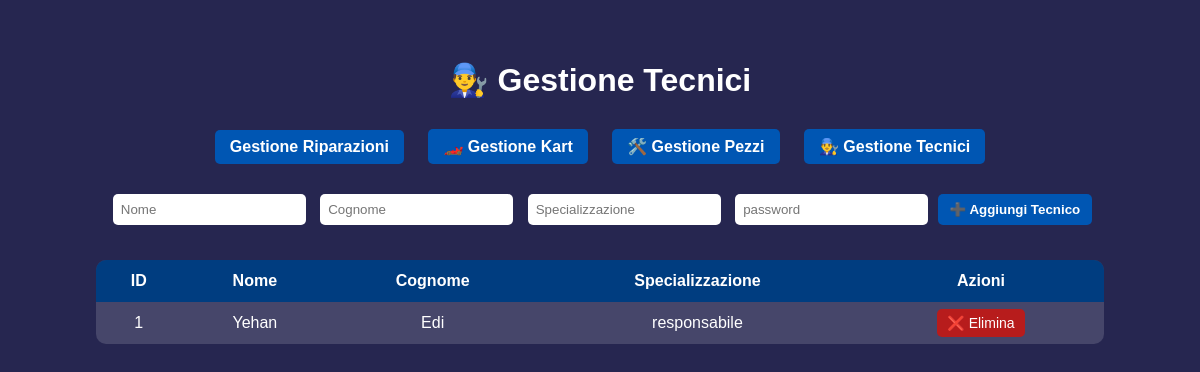
/technicians, run on an earlier commit of the app's database.
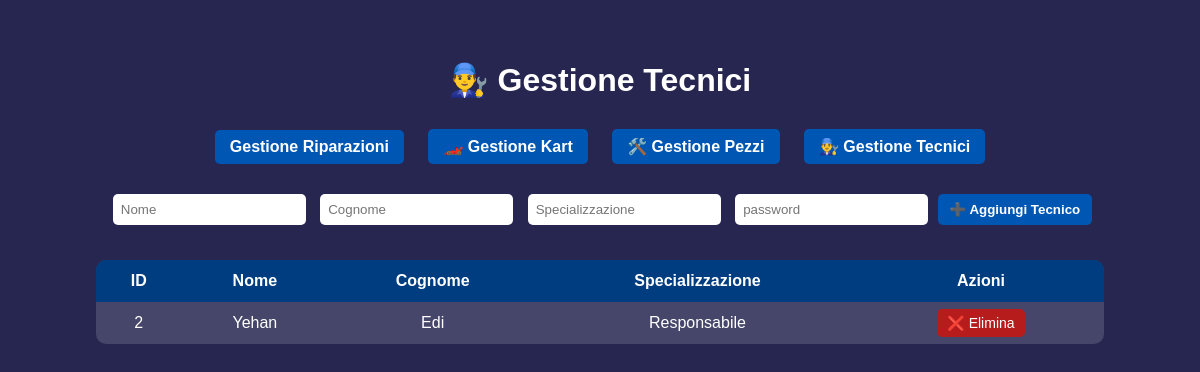
And on a later commit of the database.
### tables this page shows
CREATE TABLE tecnici (
            tecnico_id INTEGER PRIMARY KEY AUTOINCREMENT,
            nome TEXT,
            cognome TEXT,
            password TEXT,
            specializzazione TEXT
        );

### main.py (the view)
@app.route("/technicians")
def technicians():
    conn = db.get_connection()
    c = conn.cursor()
    c.execute("""
        SELECT tecnico_id, nome, cognome, specializzazione
        FROM tecnici
        ORDER BY tecnico_id ASC
    """)
    technicians = c.fetchall()
    conn.close()
    return render_template("technicians.html", technicians=technicians)

### Mechanic.py (called while the page is built)
    def get_connection(self):
        return sqlite3.connect(self.database_name)

### templates/technicians.html (shortened to what this page needs)
<!DOCTYPE html>
<html>
<head>
    <link rel="stylesheet" href="{{ url_for('static', filename='style.css') }}">
</head>
<body>
<div class="overlay">
    <h1>👨‍🔧 Gestione Tecnici</h1>
    <div class="top-nav">
        <a href="/" class="nav-btn">Gestione Riparazioni</a>
        <a href="/karts" class="nav-btn">🏎️ Gestione Kart</a>
        <a href="/parts" class="nav-btn">🛠️ Gestione Pezzi</a>
        <a href="/technicians" class="nav-btn">👨‍🔧 Gestione Tecnici</a>
    </div>
    <form action="/add_technician" method="post">
        <input type="text" name="nome" placeholder="Nome" required>
        <input type="text" name="cognome" placeholder="Cognome" required>
        <input type="text" name="specializzazione" placeholder="Specializzazione">
        <input type="text" name="password" placeholder="password" required>
        <button type="submit">➕ Aggiungi Tecnico</button>
    </form>
    <table>
        <tr>
            <th>ID</th>
            <th>Nome</th>
            <th>Cognome</th>
            <th>Specializzazione</th>
            <th>Azioni</th>
        </tr>
        {% for t in technicians %}
        <tr>
            <td>{{ t[0] }}</td>
            <td>{{ t[1] }}</td>
            <td>{{ t[2] }}</td>
            <td>{{ t[3] }}</td>
            <td>
                <a class="btn delete" href="/remove_technician/{{ t[0] }}">❌ Elimina</a>
            </td>
        </tr>
        {% endfor %}
    </table>
</div>
</body>
</html>

What changed in the data, as far as the page shows it:
removed tecnici: tecnico_id "1", nome "Yehan", cognome "Edi", specializzazione "responsabile"
added tecnici: tecnico_id "2", nome "Yehan", cognome "Edi", specializzazione "Responsabile"
